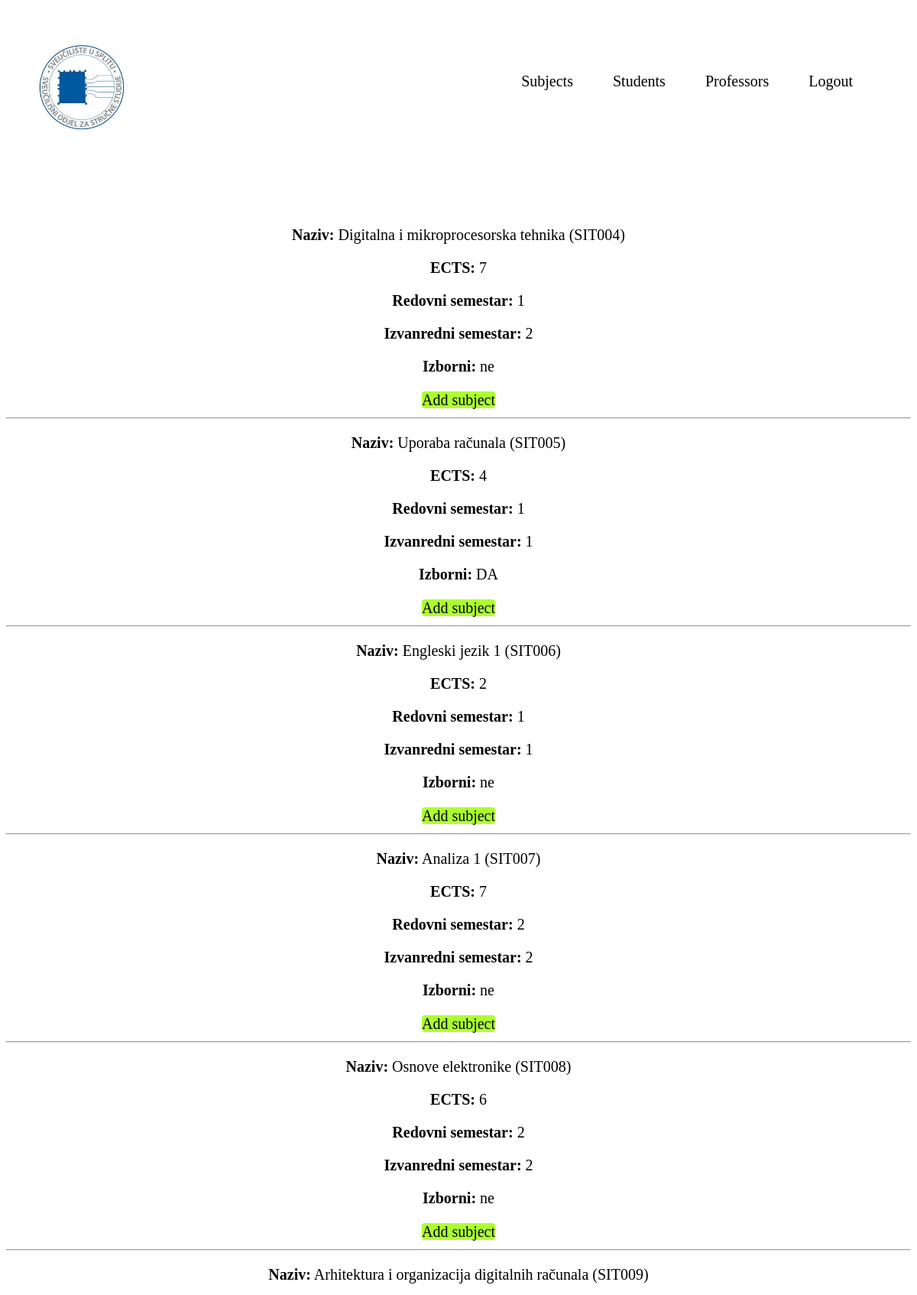
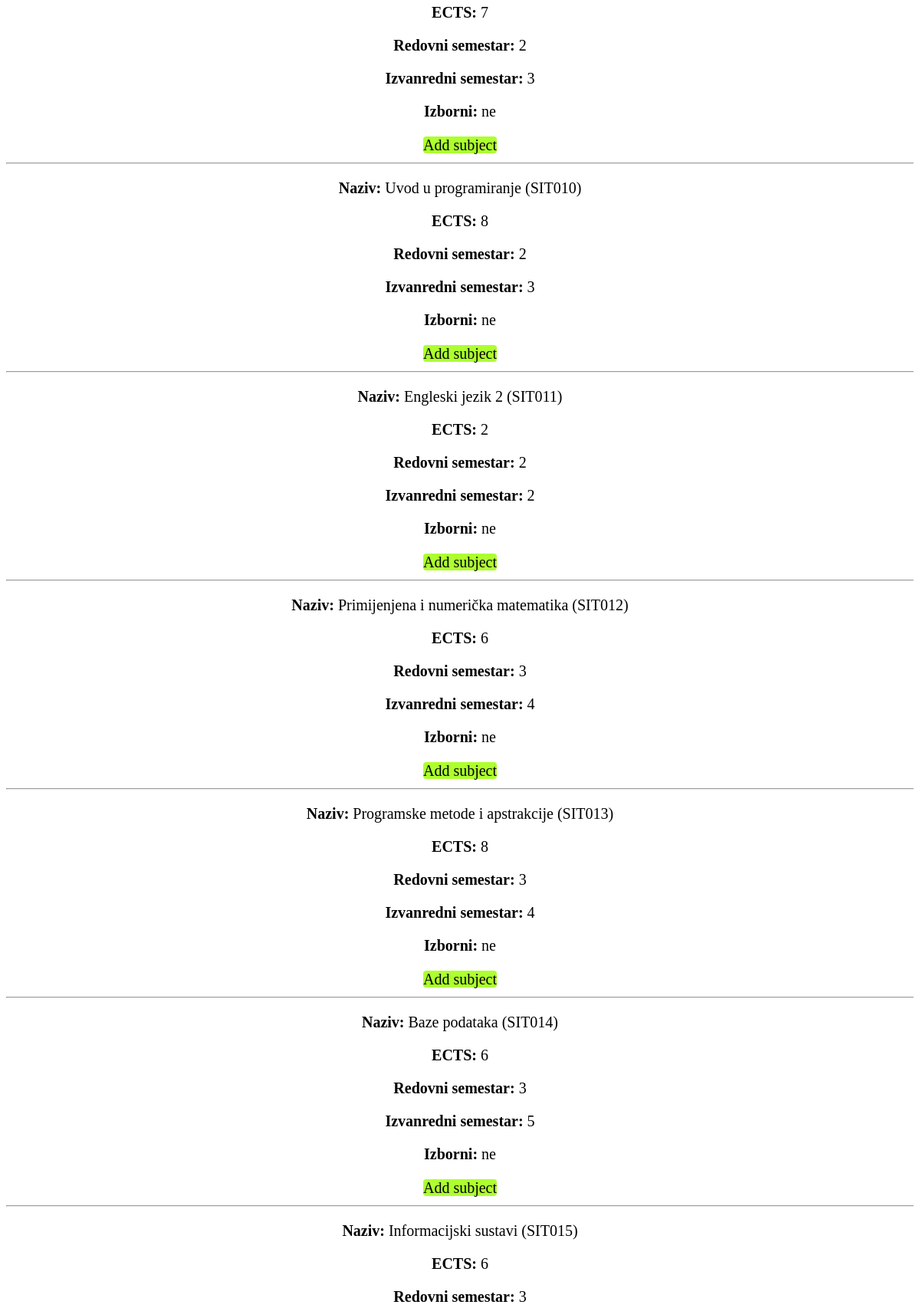
The page /students/subjects_enroll/7 (signed in, upper part) on the database its author committed (2 pictures, top to bottom).
### app/models.py (models this page shows, shortened)
class Predmeti(models.Model):
    IZBORNI = (('DA', 'da'), ('NE', 'ne'))
    name = models.CharField(max_length=50)
    kod = models.CharField(max_length=50)
    program = models.CharField(max_length=50)
    ects = models.IntegerField()
    sem_red = models.IntegerField()
    sem_izv = models.IntegerField()
    izborni = models.CharField(max_length=50, choices=IZBORNI)
    nositelj_predmeta = models.ForeignKey(Korisnik, on_delete=models.CASCADE, blank=True, null=True)

### app/decorators.py (the view)
        def wrap(request, *args, **kwargs):
            if request.user.role in allowed_roles:
                return view_func(request, *args, **kwargs)
            else:
                raise PermissionDenied

### app/views.py (called while the page is built)
@login_required
@role_required(allowed_roles=[''])
def subjects_enroll(request, id_stu):
    subjects = Predmeti.objects.all()
    return render(request, 'subjects_enroll.html', {'subjects':subjects, 'id_stu':id_stu})

### app/templates/subjects_enroll.html (shortened to what this page needs)
{% extends 'base.html' %}
{% block body %}
<div class="enrollment_form">
    <div class="subjects__error">
    </div>
    {% for subject in subjects %}
        <p><b>Naziv:</b> {{subject.name}} ({{subject.kod}})</p>
        <p><b>ECTS:</b> {{subject.ects}}</p>
        <p><b>Redovni semestar:</b> {{subject.sem_red}}</p>
        <p><b>Izvanredni semestar:</b> {{subject.sem_izv}}</p>
        <p><b>Izborni:</b> {{subject.izborni}}</p>
        <div class="subjects__buttons">
            <a href="/students/subjects_enroll/add/sub{{subject.id}}/stu{{id_stu}}">Add subject</a>
        </div>
        <hr>
    {% endfor %}
</div>
{% endblock %}

### app/static/styles.css (style rules this page uses)
.subjects__error { color: green; font-weight: bold; font-size: 24px; text-align: center; padding-bottom: 50px; }
.subjects__buttons a { color: black; text-decoration: none; line-height: 25px; border-radius: 4px; background-color: greenyellow; }
.enrollment_form { font-size: 20px; text-align: center; }

### rows shown on the page
Predmeti: name "Digitalna i mikroprocesorska tehnika", kod "SIT004", ects "7", sem_red "1", sem_izv "2", izborni "ne"
Predmeti: name "Uporaba računala", kod "SIT005", ects "4", sem_red "1", sem_izv "1", izborni "DA"
Predmeti: name "Engleski jezik 1", kod "SIT006", ects "2", sem_red "1", sem_izv "1", izborni "ne"
Predmeti: name "Analiza 1", kod "SIT007", ects "7", sem_red "2", sem_izv "2", izborni "ne"
Predmeti: name "Osnove elektronike", kod "SIT008", ects "6", sem_red "2", sem_izv "2", izborni "ne"
Predmeti: name "Arhitektura i organizacija digitalnih računala", kod "SIT009", ects "7", sem_red "2", sem_izv "3", izborni "ne"
Predmeti: name "Uvod u programiranje", kod "SIT010", ects "8", sem_red "2", sem_izv "3", izborni "ne"
Predmeti: name "Engleski jezik 2", kod "SIT011", ects "2", sem_red "2", sem_izv "2", izborni "ne"
Predmeti: name "Primijenjena i numerička matematika", kod "SIT012", ects "6", sem_red "3", sem_izv "4", izborni "ne"
Predmeti: name "Programske metode i apstrakcije", kod "SIT013", ects "8", sem_red "3", sem_izv "4", izborni "ne"
Predmeti: name "Baze podataka", kod "SIT014", ects "6", sem_red "3", sem_izv "5", izborni "ne"
Predmeti: name "Informacijski sustavi", kod "SIT015", ects "6", sem_red "3"
